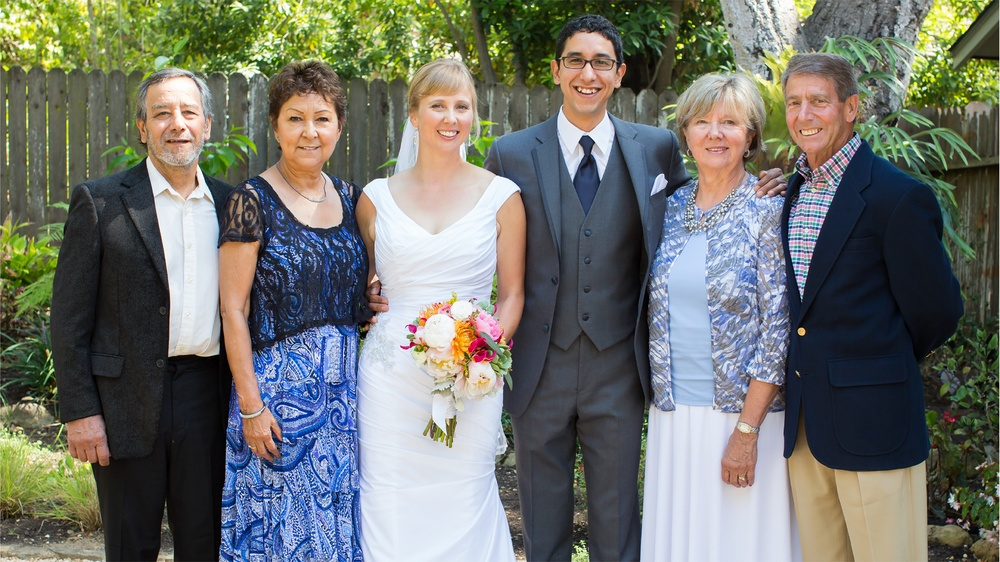
#> input picture session 11/Opencv/group_photo.jpg, 1000 x 562 px, shrunk from 1920 x 1080 before the run
$ jupyter execute 'Face Detection.ipynb'
#> lines starting #> are read from the running program, lines starting #| are printed output that depends on the picture; after the words box and inside, x2 and y2 are one past the last pixel; in counts of white or black regions, pixels touching at a corner belong together
[cell 1]
import cv2
import numpy as np
import matplotlib.pyplot as plt

[cell 2]
img = plt.imread("./group_photo.jpg")
#> img is the input picture: shape (562, 1000, 3); mean R, G, B 112.5, 115.5, 108.2

[cell 3]
img.shape
#> Out = (562, 1000, 3)

[cell 4]
plt.imshow(img)

[cell 5]
model = cv2.CascadeClassifier('./haarcascade_frontalface_alt.xml')

[cell 6]
faces = model.detectMultiScale(img, 1.2)
#> faces = [[772, 75, 69, 69], [418, 81, 66, 66], [142, 84, 73, 73], [273, 91, 74, 74], [551, 33, 74, 74], [680, 94, 71, 71]]

[cell 7]
faces
#> Out has the same summary as faces

[cell 8]
faces.shape
#> Out = (6, 4)

[cell 9]
for face in faces:
    x,y,w,h = face
    img = cv2.rectangle(img, (x, y), (x+w, y+h), (0,255,0), 4 )
#> this loop made 6 passes
#> pass 2, `img = cv2.rectangle(img, (x, y), (x+w, y+h), (0,255,0), 4 )`:
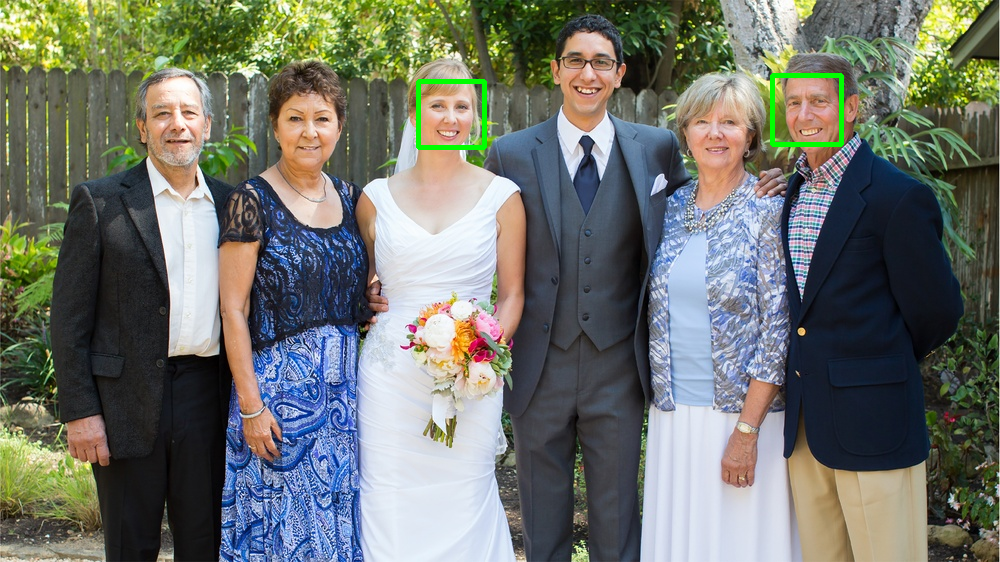
#> img: shape (562, 1000, 3); mean R, G, B 111.8, 116.1, 107.7
#> pass 3, `img = cv2.rectangle(img, (x, y), (x+w, y+h), (0,255,0), 4 )`:
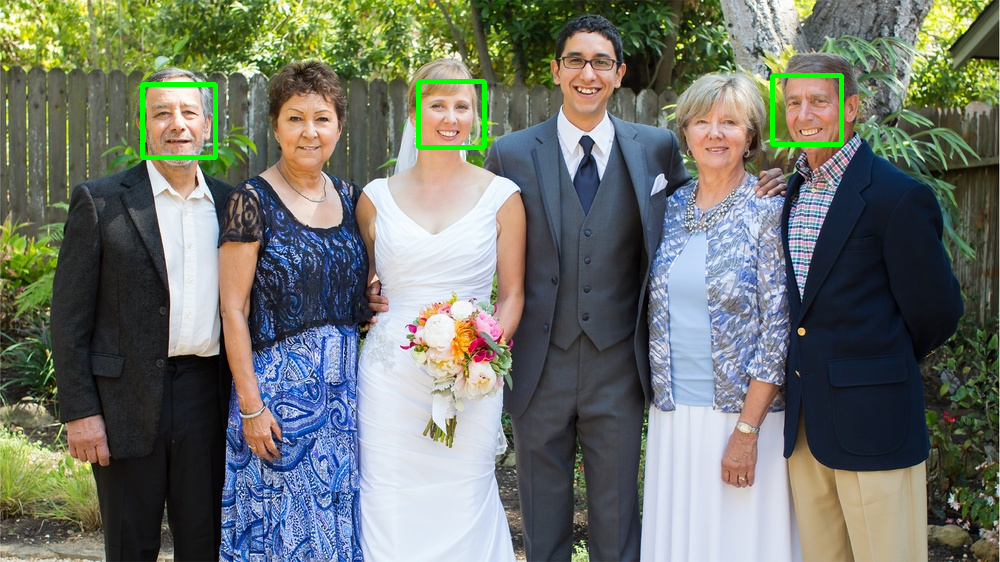
#> img: shape (562, 1000, 3); 0.26% of pixels changed, all inside (x1, y1, x2, y2) = (140, 82, 218, 160)
#> after the loop:
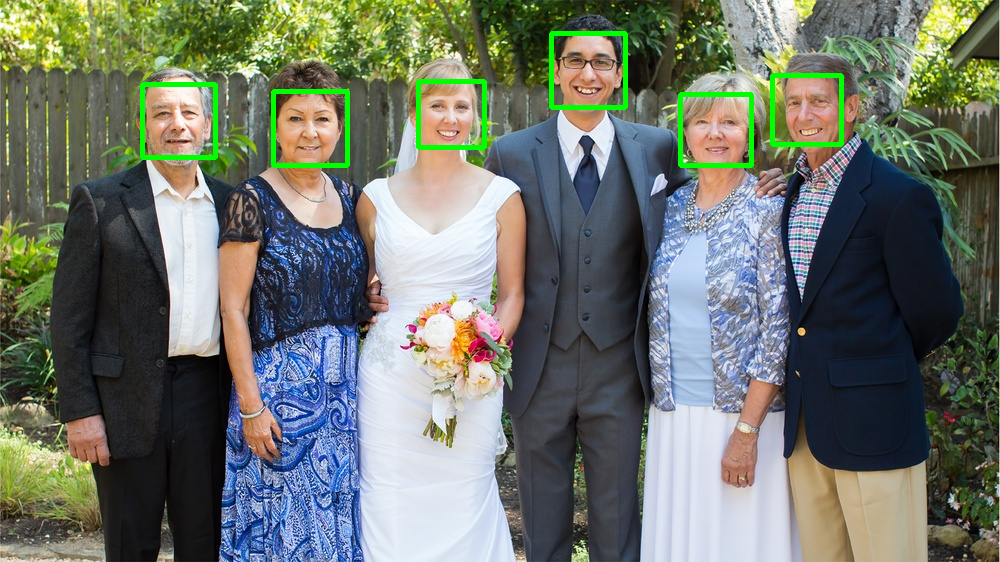
#> img: shape (562, 1000, 3); 0.77% of pixels changed, all inside (x1, y1, x2, y2) = (271, 31, 754, 168)
